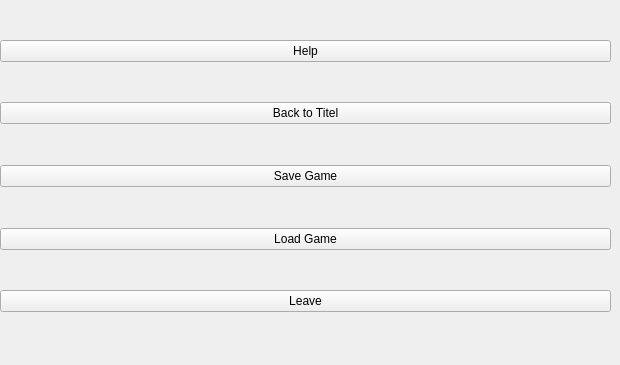
       <widget class="QWidget" name="Options">
        <attribute name="title">
         <string>Optionen</string>
        </attribute>
        <widget class="QWidget" name="layoutWidget">
         <property name="geometry">
          <rect>
           <x>0</x>
           <y>5</y>
           <width>611</width>
           <height>351</height>
          </rect>
         </property>
         <layout class="QGridLayout" name="gridLayout">
          <item row="2" column="0">
           <spacer name="verticalSpacer_2">
            <property name="orientation">
             <enum>Qt::Vertical</enum>
            </property>
            <property name="sizeHint" stdset="0">
             <size>
              <width>20</width>
              <height>40</height>
             </size>
            </property>
           </spacer>
          </item>
          <item row="1" column="0">
           <layout class="QVBoxLayout" name="verticalLayout_3">
            <item>
             <spacer name="verticalSpacer_7">
              <property name="orientation">
               <enum>Qt::Vertical</enum>
              </property>
              <property name="sizeHint" stdset="0">
               <size>
                <width>20</width>
                <height>40</height>
               </size>
              </property>
             </spacer>
            </item>
            <item>
             <widget class="QPushButton" name="pushButton_help">
              <property name="text">
               <string>Help</string>
              </property>
             </widget>
            </item>
            <item>
             <spacer name="verticalSpacer">
              <property name="orientation">
               <enum>Qt::Vertical</enum>
              </property>
              <property name="sizeHint" stdset="0">
               <size>
                <width>20</width>
                <height>40</height>
               </size>
              </property>
             </spacer>
            </item>
            <item>
             <layout class="QFormLayout" name="formLayout_2"/>
            </item>
            <item>
             <widget class="QPushButton" name="pushButton_titel">
              <property name="text">
               <string>Back to Titel</string>
              </property>
             </widget>
            </item>
            <item>
             <spacer name="verticalSpacer_3">
              <property name="orientation">
               <enum>Qt::Vertical</enum>
              </property>
              <property name="sizeHint" stdset="0">
               <size>
                <width>20</width>
                <height>40</height>
               </size>
              </property>
             </spacer>
            </item>
            <item>
             <widget class="QPushButton" name="pushButton_save">
              <property name="text">
               <string>Save Game</string>
              </property>
             </widget>
            </item>
            <item>
             <spacer name="verticalSpacer_4">
              <property name="orientation">
               <enum>Qt::Vertical</enum>
              </property>
              <property name="sizeHint" stdset="0">
               <size>
                <width>20</width>
                <height>40</height>
               </size>
              </property>
             </spacer>
            </item>
            <item>
             <widget class="QPushButton" name="pushButton_save_2">
              <property name="text">
               <string>Load Game</string>
              </property>
             </widget>
            </item>
            <item>
             <spacer name="verticalSpacer_6">
              <property name="orientation">
               <enum>Qt::Vertical</enum>
              </property>
              <property name="sizeHint" stdset="0">
               <size>
                <width>20</width>
                <height>40</height>
               </size>
              </property>
             </spacer>
            </item>
            <item>
             <widget class="QPushButton" name="pushButton_leave">
              <property name="text">
               <string>Leave</string>
              </property>
             </widget>
            </item>
            <item>
             <spacer name="verticalSpacer_5">
              <property name="orientation">
               <enum>Qt::Vertical</enum>
              </property>
              <property name="sizeHint" stdset="0">
               <size>
                <width>20</width>
                <height>40</height>
               </size>
              </property>
             </spacer>
            </item>
           </layout>
          </item>
         </layout>
        </widget>
       </widget>
